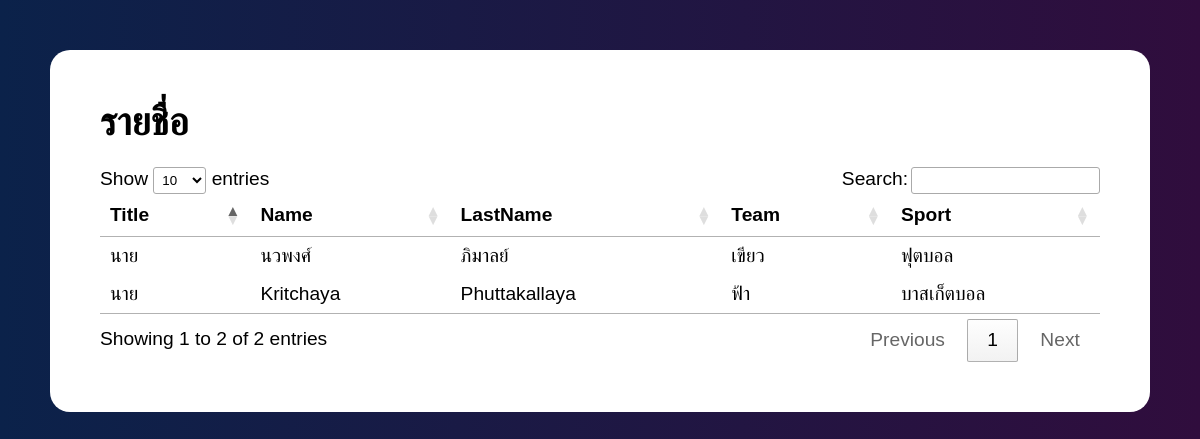
The page /users.php on the database its author committed.
### tables this page shows
CREATE TABLE `users` (
  `id` int(11) NOT NULL,
  `title` varchar(50) NOT NULL,
  `name` varchar(50) NOT NULL,
  `lastname` varchar(50) NOT NULL,
  `color` varchar(50) NOT NULL,
  `sport` varchar(50) NOT NULL
);

### users.php (the view, shortened to what this page needs)
<!DOCTYPE html>
<html lang="en">
<head>
    <link rel="stylesheet" href="style.css">
    <link rel="stylesheet" href="https://cdn.datatables.net/1.13.4/css/jquery.dataTables.min.css">
</head>
<body style="margin: 50px;">
    <div class="tablebody">
        <h1>รายชื่อ</h1>
        <br>
        <table class="table" id="myTable">
            <thead>
                <tr>
                    <th>Title</th>
                    <th>Name</th>
                    <th>LastName</th>
                    <th>Team</th>
                    <th>Sport</th>
                </tr>
            </thead>
            <tbody>
                <?php
                $servername = "localhost";
                $username = "root";
                $password = "";
                $dbName = "final_project_v2";
                $conn = new mysqli($servername, $username, $password, $dbName);
                $sql = "SELECT * FROM `users`;";
                $result = $conn->query($sql);
                while ($row = $result->fetch_assoc()) {
                    echo "<tr>
                    <td>" . $row["title"] . "</td>
                    <td>" . $row["name"] . "</td>
                    <td>" . $row["lastname"] . "</td>
                    <td>" . $row["color"] . "</td>
                    <td>" . $row["sport"] . "</td>
                </tr>";
                }
                ?>
            </tbody>
        </table>
    </div>
</body>
</html>

### style.css (style rules this page uses)
* { margin: 0; padding: 0; }
body { font-size: 120%; background: #ffffff; background: linear-gradient(to right, #0B224A, #300D3D); color: #ffff; font-family: 'Gill Sans', 'Gill Sans MT', Calibri, 'Trebuchet MS', sans-serif; }
.tablebody { padding: 50px; color: #000; background: #ffff; border-radius: 20px; }

### rows shown on the page
users: title "นาย", name "นวพงศ์", lastname "ภิมาลย์", color "เขียว", sport "ฟุตบอล"
users: title "นาย", name "Kritchaya", lastname "Phuttakallaya", color "ฟ้า", sport "บาสเก็ตบอล"
